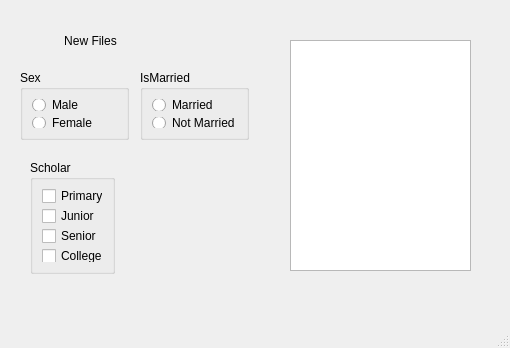
<?xml version="1.0" encoding="UTF-8"?>
<ui version="4.0">
 <class>MainWindow</class>
 <widget class="QMainWindow" name="MainWindow">
  <property name="geometry">
   <rect>
    <x>0</x>
    <y>0</y>
    <width>510</width>
    <height>348</height>
   </rect>
  </property>
  <property name="windowTitle">
   <string>MainWindow</string>
  </property>
  <property name="locale">
   <locale language="English" country="UnitedStates"/>
  </property>
  <widget class="QWidget" name="centralwidget">
   <widget class="QToolButton" name="toolButton">
    <property name="geometry">
     <rect>
      <x>30</x>
      <y>20</y>
      <width>121</width>
      <height>41</height>
     </rect>
    </property>
    <property name="autoFillBackground">
     <bool>false</bool>
    </property>
    <property name="text">
     <string>New Files</string>
    </property>
    <property name="icon">
     <iconset resource="res.qrc">
      <normaloff>:/icon.jpg</normaloff>:/icon.jpg</iconset>
    </property>
    <property name="iconSize">
     <size>
      <width>16</width>
      <height>16</height>
     </size>
    </property>
    <property name="autoRaise">
     <bool>true</bool>
    </property>
   </widget>
   <widget class="QGroupBox" name="groupBox">
    <property name="geometry">
     <rect>
      <x>20</x>
      <y>70</y>
      <width>109</width>
      <height>70</height>
     </rect>
    </property>
    <property name="title">
     <string>Sex</string>
    </property>
    <layout class="QVBoxLayout" name="verticalLayout">
     <item>
      <widget class="QRadioButton" name="radioButton">
       <property name="text">
        <string>Male</string>
       </property>
      </widget>
     </item>
     <item>
      <widget class="QRadioButton" name="radioButton_2">
       <property name="text">
        <string>Female</string>
       </property>
      </widget>
     </item>
    </layout>
   </widget>
   <widget class="QGroupBox" name="groupBox_2">
    <property name="geometry">
     <rect>
      <x>140</x>
      <y>70</y>
      <width>109</width>
      <height>70</height>
     </rect>
    </property>
    <property name="locale">
     <locale language="English" country="UnitedStates"/>
    </property>
    <property name="title">
     <string>IsMarried</string>
    </property>
    <layout class="QVBoxLayout" name="verticalLayout_2">
     <item>
      <widget class="QRadioButton" name="radioButton_3">
       <property name="text">
        <string>Married</string>
       </property>
      </widget>
     </item>
     <item>
      <widget class="QRadioButton" name="radioButton_4">
       <property name="text">
        <string>Not Married</string>
       </property>
      </widget>
     </item>
    </layout>
   </widget>
   <widget class="QGroupBox" name="groupBox_3">
    <property name="geometry">
     <rect>
      <x>30</x>
      <y>160</y>
      <width>85</width>
      <height>114</height>
     </rect>
    </property>
    <property name="title">
     <string>Scholar</string>
    </property>
    <layout class="QVBoxLayout" name="verticalLayout_3">
     <item>
      <widget class="QCheckBox" name="checkBox">
       <property name="text">
        <string>Primary</string>
       </property>
      </widget>
     </item>
     <item>
      <widget class="QCheckBox" name="checkBox_2">
       <property name="text">
        <string>Junior</string>
       </property>
      </widget>
     </item>
     <item>
      <widget class="QCheckBox" name="checkBox_3">
       <property name="text">
        <string>Senior</string>
       </property>
      </widget>
     </item>
     <item>
      <widget class="QCheckBox" name="checkBox_4">
       <property name="text">
        <string>College</string>
       </property>
       <property name="tristate">
        <bool>true</bool>
       </property>
      </widget>
     </item>
    </layout>
   </widget>
   <widget class="QListWidget" name="listWidget">
    <property name="geometry">
     <rect>
      <x>290</x>
      <y>40</y>
      <width>181</width>
      <height>231</height>
     </rect>
    </property>
   </widget>
  </widget>
  <widget class="QMenuBar" name="menubar">
   <property name="geometry">
    <rect>
     <x>0</x>
     <y>0</y>
     <width>510</width>
     <height>22</height>
    </rect>
   </property>
  </widget>
  <widget class="QStatusBar" name="statusbar"/>
 </widget>
 <resources>
  <include location="res.qrc"/>
 </resources>
 <connections/>
</ui>
